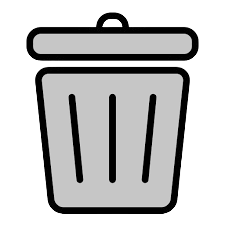
#> input picture CapStone/trashcan.png, 225 x 225 px, found by its file name
$ python 'Capstone GUI.py'
#> lines starting #> are read from the running program, lines starting #| are printed output that depends on the picture
import json
from guizero import App, Text, PushButton, Picture, Window, Box, TextBox, CheckBox
from PIL import Image
import shutil
import os
from tkinter import filedialog
#Boolean file
security_file = "security_settings.json"

def load_security_settings():
    try:
        with open(security_file, "r") as f:
#> (reads CapStone/security_settings.json from the repository)
            data = f.read().strip()
            if not data:
                return {}
            return json.loads(data)
    except (FileNotFoundError, json.JSONDecodeError):
        return {}

def save_security_settings():
    with open(security_file, "w") as f:
        json.dump(threat_status, f)
threat_status = load_security_settings()
default_threat = threat_status.get("__default_threat__", False)

# Load images.
trashcanPNG = Image.open("trashcan.png")
#> trashcanPNG is the input picture: PIL image 225x225 RGBA; mean R, G, B, A 79.3, 79.3, 79.3, 138.3
plusPNG = Image.open("plus.png")
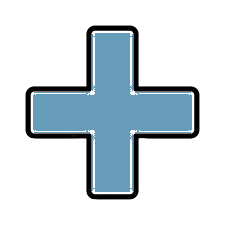
#> input picture CapStone/plus.png, 225 x 225 px, found by its file name
#> plusPNG is the input picture: PIL image 225x225 RGBA; mean R, G, B, A 31.7, 43.1, 49.4, 78.7
secPNG = Image.open("securitySettings.png")
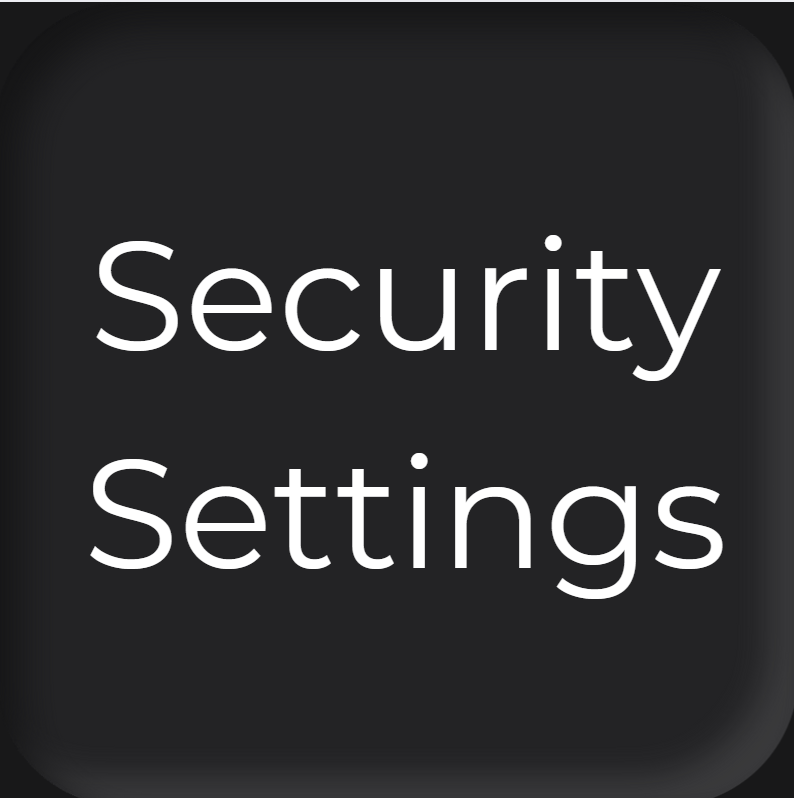
#> input picture CapStone/securitySettings.png, 794 x 798 px, found by its file name
#> secPNG is the input picture: PIL image 794x798 RGBA; mean R, G, B, A 47.8, 47.8, 49.6, 255
cancelPNG = Image.open("cancel.png")
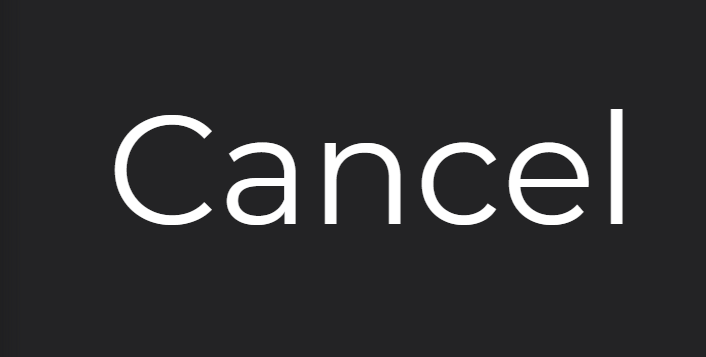
#> input picture CapStone/cancel.png, 706 x 357 px, found by its file name
#> cancelPNG is the input picture: PIL image 706x357 RGBA; mean R, G, B, A 46.6, 46.6, 48.5, 255
renamePNG = Image.open("rename.png")
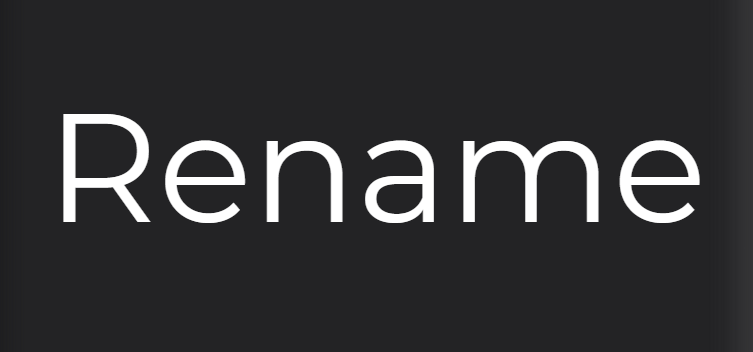
#> input picture CapStone/rename.png, 753 x 352 px, found by its file name
#> renamePNG is the input picture: PIL image 753x352 RGBA; mean R, G, B, A 49.8, 49.8, 51.7, 255
deletePNG = Image.open("delete.png")
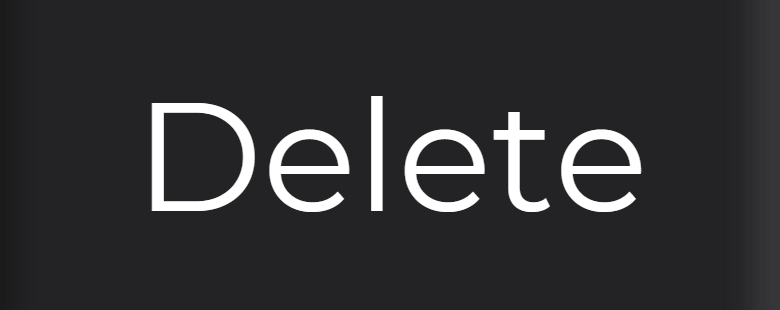
#> input picture CapStone/delete.png, 780 x 310 px, found by its file name
#> deletePNG is the input picture: PIL image 780x310 RGBA; mean R, G, B, A 48.8, 48.8, 50.7, 255
#> (the run stopped early here; a loop or call above may not have finished)
